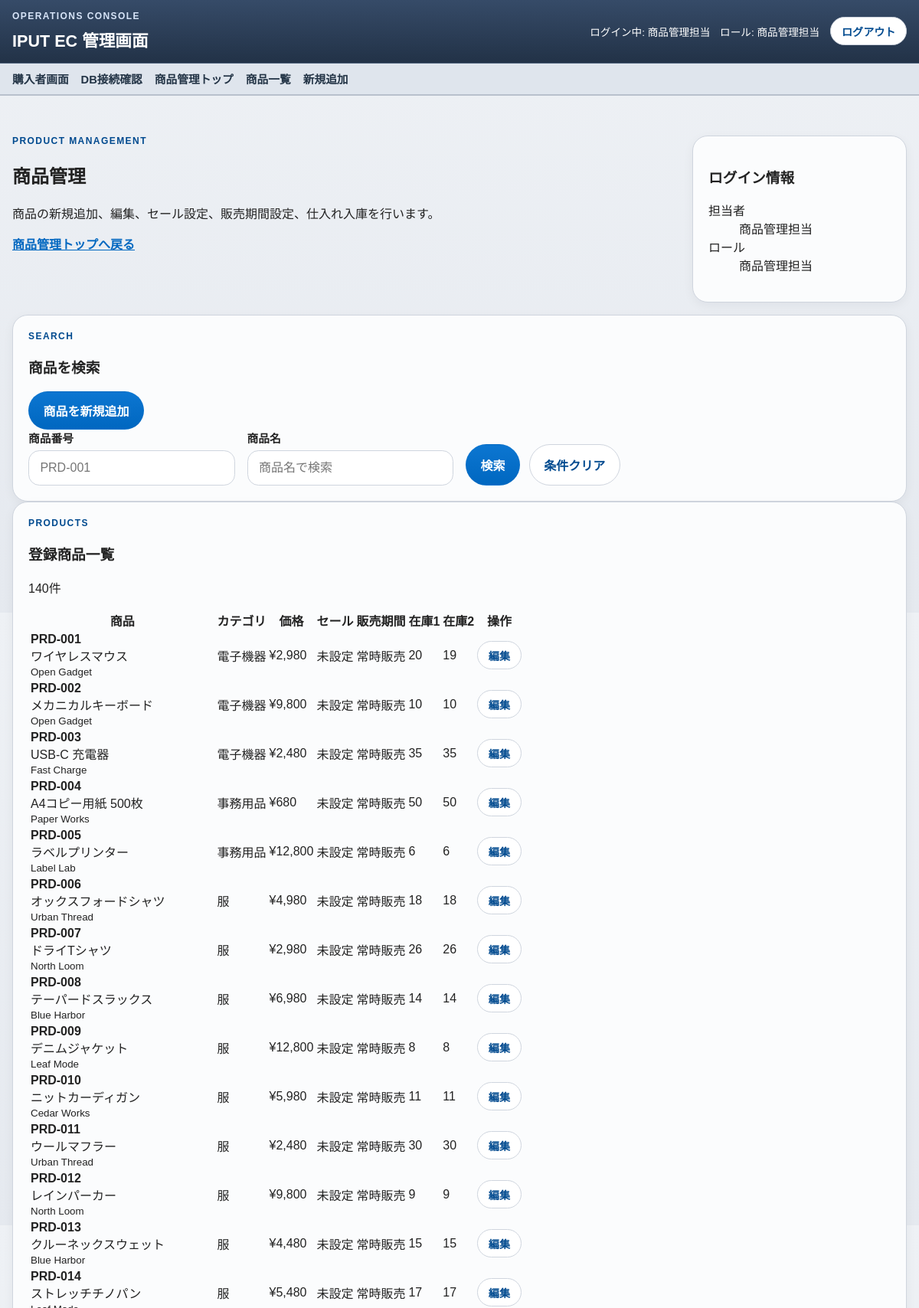
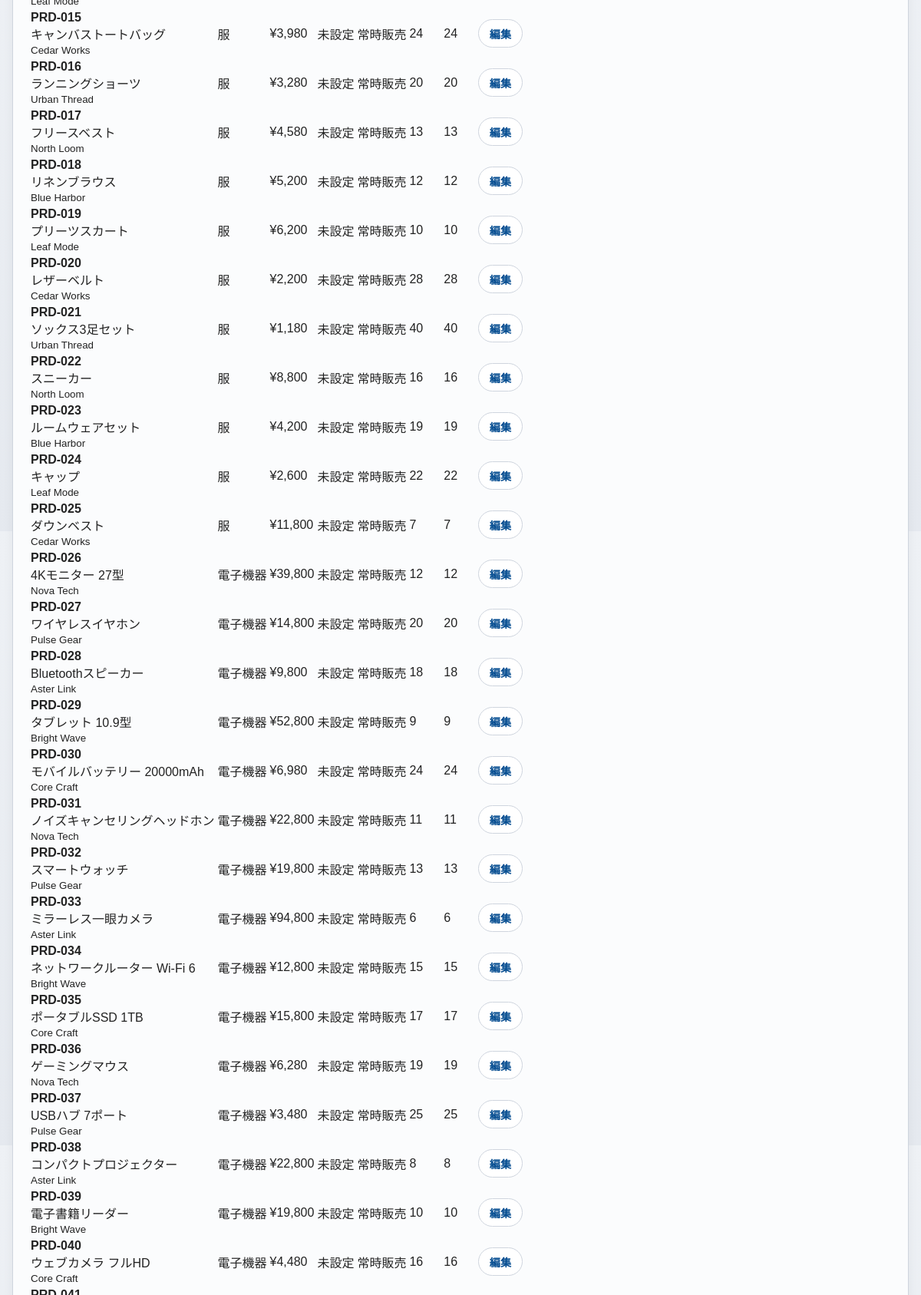
The app's page /staff/product-manager/products (signed in, upper part) with its own data (2 pictures, top to bottom).
### tables this page shows
CREATE TABLE products (
    id INTEGER PRIMARY KEY AUTOINCREMENT,
    product_no TEXT NOT NULL UNIQUE,
    name TEXT NOT NULL,
    description TEXT NOT NULL,
    price INTEGER NOT NULL,
    category TEXT NOT NULL,
    maker TEXT NOT NULL,
    image_path TEXT,
    sale_price INTEGER,
    sale_starts_at TEXT,
    sale_ends_at TEXT,
    available_from TEXT,
    available_until TEXT,
    stock_quantity_1 INTEGER NOT NULL DEFAULT 0,
    stock_quantity_2 INTEGER NOT NULL DEFAULT 0,
    created_at TEXT NOT NULL DEFAULT CURRENT_TIMESTAMP,
    updated_at TEXT NOT NULL DEFAULT CURRENT_TIMESTAMP
);

### app/core/View.php (called while the page is built, shortened)
<?php
class View
{
    public static function render(string $view, array $data = []): void
    {
        $viewFile = base_path('app/Views/' . str_replace('.', '/', $view) . '.php');
        extract($data, EXTR_SKIP);
        require base_path('app/Views/layouts/header.php');
        require $viewFile;
        require base_path('app/Views/layouts/footer.php');
    }
}

### app/core/Controller.php (called while the page is built, shortened)
<?php
abstract class Controller
{
    protected function render(string $view, array $data = [], int $statusCode = 200): void
    {
        View::render($view, $data);
    }
}

### app/Controllers/ProductManagementController.php (called while the page is built, shortened)
<?php
class ProductManagementController extends Controller
{
    private AuthService $auth;
    private ProductManagementService $products;
    public function __construct()
    {
        $this->auth = new AuthService();
        $this->products = new ProductManagementService();
    }
    public function index(): void
    {
        $this->auth->authorizeRole('product_manager');
        $result = $this->products->indexData($_GET['product_no'] ?? null, $_GET['name'] ?? null);
        $this->render('staff/product_manager_products', [
            'pageTitle' => '商品管理',
            'filters' => $result['filters'],
            'products' => $result['products'],
            'user' => $this->auth->user(),
            'roleLabel' => $this->auth->roleLabel('product_manager'),
            'successMessage' => get_flash('success'),
            'errorMessage' => get_flash('error'),
            'csrfToken' => csrf_token(),
        ]);
    }
}

### public/index.php (called while the page is built, shortened)
<?php
require_once dirname(__DIR__) . '/app/bootstrap.php';
$router = new Router();
$router->get('/', [HomeController::class, 'index']);
$router->get('/favorites', [FavoriteController::class, 'index']);
$router->post('/favorites/add', [FavoriteController::class, 'add']);
$router->post('/favorites/remove', [FavoriteController::class, 'remove']);
$router->get('/sitemap', [UtilityController::class, 'sitemap']);
$router->get('/stores', [UtilityController::class, 'stores']);
$router->get('/terms', [UtilityController::class, 'terms']);
$router->get('/privacy', [UtilityController::class, 'privacy']);
$router->get('/commercial-transactions', [UtilityController::class, 'commercialTransactions']);
$router->get('/returns', [UtilityController::class, 'returns']);
$router->get('/shipping-guide', [UtilityController::class, 'shippingGuide']);
$router->get('/after-service', [UtilityController::class, 'afterService']);
$router->get('/products', [ProductController::class, 'index']);
$router->get('/products/{id}', [ProductController::class, 'show']);
$router->get('/cart', [CartController::class, 'index']);
$router->post('/cart/add', [CartController::class, 'add']);
$router->post('/cart/update', [CartController::class, 'update']);
$router->post('/cart/remove', [CartController::class, 'remove']);
$router->get('/checkout', [CheckoutController::class, 'index']);
$router->post('/checkout/confirm', [CheckoutController::class, 'confirm']);
$router->post('/checkout/complete', [CheckoutController::class, 'complete']);
$router->get('/checkout/done', [CheckoutController::class, 'done']);
$router->get('/login', [AuthController::class, 'showLogin']);
$router->post('/login', [AuthController::class, 'login']);
$router->post('/logout', [AuthController::class, 'logout']);
$router->get('/logout', [AuthController::class, 'logout']);
$router->get('/staff/receptionist', [StaffController::class, 'receptionist']);
$router->get('/staff/receptionist/products', [ProductController::class, 'receptionistIndex']);
$router->get('/staff/receptionist/orders', [ReceptionOrderController::class, 'index']);
$router->get('/staff/receptionist/orders/{order_no}', [ReceptionOrderController::class, 'show']);
$router->get('/staff/receptionist/orders/new', [ReceptionOrderController::class, 'create']);
$router->post('/staff/receptionist/orders/confirm', [ReceptionOrderController::class, 'confirm']);
$router->post('/staff/receptionist/orders', [ReceptionOrderController::class, 'store']);
$router->get('/staff/receptionist/orders/complete', [ReceptionOrderController::class, 'complete']);
$router->get('/staff/accountant', [StaffController::class, 'accountant']);
$router->get('/staff/accountant/orders', [AccountingController::class, 'index']);
$router->get('/staff/accountant/orders/{order_no}', [AccountingController::class, 'show']);
$router->post('/staff/accountant/orders/{order_no}/payment', [AccountingController::class, 'updatePayment']);
$router->get('/staff/shipper', [StaffController::class, 'shipper']);
$router->get('/staff/shipper/orders', [ShippingController::class, 'index']);
$router->get('/staff/shipper/orders/{order_no}/document.pdf', [ShippingController::class, 'document']);
$router->get('/staff/shipper/orders/{order_no}', [ShippingController::class, 'show']);
$router->post('/staff/shipper/orders/{order_no}/ship', [ShippingController::class, 'ship']);
$router->get('/staff/product-manager', [StaffController::class, 'productManager']);
$router->get('/staff/product-manager/products', [ProductManagementController::class, 'index']);
$router->get('/staff/product-manager/products/new', [ProductManagementController::class, 'create']);
$router->post('/staff/product-manager/products', [ProductManagementController::class, 'store']);
$router->get('/staff/product-manager/products/{id}/edit', [ProductManagementController::class, 'edit']);
$router->post('/staff/product-manager/products/{id}', [ProductManagementController::class, 'update']);
$router->post('/staff/product-manager/products/{id}/stock', [ProductManagementController::class, 'receiveStock']);
$router->get('/system/db-check', [SystemController::class, 'dbCheck']);
$router->dispatch($_SERVER['REQUEST_METHOD'] ?? 'GET', $_SERVER['REQUEST_URI'] ?? '/');

### app/helpers.php (called while the page is built, shortened)
<?php
function base_path(string $path = ''): string
{
    $basePath = dirname(__DIR__);
    return $basePath . DIRECTORY_SEPARATOR . ltrim($path, DIRECTORY_SEPARATOR);
}
function config(string $key, mixed $default = null): mixed
{
    $segments = explode('.', $key);
    $value = $GLOBALS['config'] ?? [];
    foreach ($segments as $segment) {
        $value = $value[$segment];
    }
    return $value;
}
function e(string $value): string
{
    return htmlspecialchars($value, ENT_QUOTES, 'UTF-8');
}
function app_base_path(): string
{
    $scriptName = (string) ($_SERVER['SCRIPT_NAME'] ?? '');
    $directory = str_replace('\\', '/', dirname($scriptName));
    if ($directory === '/' || $directory === '.' || $directory === '') {
        return '';
    }
    return '/' . trim($directory, '/');
}
function app_path(string $path): string
{
    $path = '/' . ltrim($path, '/');
    $basePath = app_base_path();
    return $basePath === '' ? $path : $basePath . $path;
}

### app/Services/AuthService.php (called while the page is built, shortened)
<?php
class AuthService
{
    public function user(): ?array
    {
        $user = $_SESSION['auth'] ?? null;
        return is_array($user) ? $user : null;
    }
}

### app/db.php (called while the page is built, shortened)
<?php
function db_connection(): PDO
{
    static $connection = null;
    if ($connection instanceof PDO) {
        return $connection;
    }
    $driver = (string) config('database.driver', 'sqlite');
    $options = [
        PDO::ATTR_ERRMODE => PDO::ERRMODE_EXCEPTION,
        PDO::ATTR_DEFAULT_FETCH_MODE => PDO::FETCH_ASSOC,
    ];
    if ($driver === 'sqlite') {
        $sqlitePath = resolve_path((string) config('database.sqlite.path', 'database/local.sqlite'));
        $connection = new PDO('sqlite:' . $sqlitePath, null, null, $options);
        $connection->exec('PRAGMA foreign_keys = ON');
        $connection->exec('PRAGMA busy_timeout = 5000');
        return $connection;
    }
    throw new RuntimeException('Unsupported DB driver: ' . $driver);
}

### app/Repositories/ProductRepository.php (called while the page is built, shortened)
<?php
class ProductRepository
{
    public function searchForReceptionist(?string $productNo = null, ?string $name = null): array
    {
        $sql = sprintf(
            <<<'SQL'
            SELECT
                id,
                product_no,
                name,
                description,
                price,
                category,
                maker,
                %s,
                sale_price,
                sale_starts_at,
                sale_ends_at,
                available_from,
                available_until,
                stock_quantity_1,
                stock_quantity_2
            FROM products
        SQL,
            $this->imagePathSelectExpression()
        );
        $conditions = [];
        $params = [];
        $sql .= ' ORDER BY product_no ASC';
        $statement = db_connection()->prepare($sql);
        $statement->execute($params);
        return $statement->fetchAll() ?: [];
    }
    private function imagePathSelectExpression(): string
    {
        return $this->hasImagePathColumn() ? 'image_path' : "'' AS image_path";
    }
    private function hasImagePathColumn(): bool
    {
        $driver = (string) config('database.driver', 'sqlite');
        $connection = db_connection();
        if ($driver === 'sqlite') {
            $columns = $connection->query('PRAGMA table_info(products)')->fetchAll() ?: [];
            foreach ($columns as $column) {
                if ((string) ($column['name'] ?? '') === 'image_path') {
                    return $this->hasImagePathColumn = true;
                }
            }
            return $this->hasImagePathColumn = false;
        }
        return $this->hasImagePathColumn = false;
    }
}

### app/Services/ProductManagementService.php (called while the page is built, shortened)
<?php
class ProductManagementService
{
    private ProductRepository $products;
    public function __construct()
    {
        $this->products = new ProductRepository();
    }
    public function indexData(?string $productNo, ?string $name): array
    {
        $normalizedProductNo = trim((string) $productNo);
        $normalizedName = trim((string) $name);
        return [
            'filters' => [
                'product_no' => $normalizedProductNo,
                'name' => $normalizedName,
            ],
            'products' => $this->products->searchForReceptionist($normalizedProductNo, $normalizedName),
        ];
    }
}

### app/bootstrap.php (called while the page is built, shortened)
<?php
require_once __DIR__ . '/helpers.php';
function bootstrap_app(bool $startSession = false): void
{
    static $bootstrapped = false;
    if (!$bootstrapped) {
        spl_autoload_register(static function (string $class): void {
            $directories = ['core', 'Controllers', 'Services', 'Repositories'];
            foreach ($directories as $directory) {
                $filePath = base_path('app/' . $directory . '/' . $class . '.php');
                if (is_file($filePath)) {
                    return;
                }
            }
        });
        require_once base_path('app/db.php');
    }
}

### app/Views/staff/product_manager_products.php (the view, shortened to what this page needs)
<?php
$filters = isset($filters) && is_array($filters) ? $filters : ['product_no' => '', 'name' => ''];
$formatManagedDateTime = static function (mixed $value): string {
    $value = trim((string) $value);
    return $value === '' ? '' : str_replace('-', '/', substr($value, 0, 16));
};
?>
<section class="staff-hero">
    <div>
        <p class="eyebrow">Product Management</p>
        <h2>商品管理</h2>
        <p>商品の新規追加、編集、セール設定、販売期間設定、仕入れ入庫を行います。</p>
        <p><a class="text-link" href="<?= e(app_path('/staff/product-manager')) ?>">商品管理トップへ戻る</a></p>
    </div>
    <div class="panel">
        <h3>ログイン情報</h3>
        <dl class="definition-list">
            <div><dt>担当者</dt><dd><?= e((string) ($user['user_name'] ?? '')) ?></dd></div>
            <div><dt>ロール</dt><dd><?= e((string) $roleLabel) ?></dd></div>
        </dl>
    </div>
</section>
<section class="panel">
    <div class="section-heading">
        <div>
            <p class="eyebrow">Search</p>
            <h3>商品を検索</h3>
        </div>
        <a class="button-link button-submit" href="<?= e(app_path('/staff/product-manager/products/new')) ?>">商品を新規追加</a>
    </div>
    <form class="search-form receptionist-search-form" method="get" action="<?= e(app_path('/staff/product-manager/products')) ?>">
        <label class="form-field">
            <span>商品番号</span>
            <input type="text" name="product_no" value="<?= e((string) ($filters['product_no'] ?? '')) ?>" placeholder="PRD-001">
        </label>
        <label class="form-field">
            <span>商品名</span>
            <input type="text" name="name" value="<?= e((string) ($filters['name'] ?? '')) ?>" placeholder="商品名で検索">
        </label>
        <div class="search-actions">
            <button class="button-link button-submit" type="submit">検索</button>
            <a class="button-link button-secondary" href="<?= e(app_path('/staff/product-manager/products')) ?>">条件クリア</a>
        </div>
    </form>
</section>
<section class="panel">
    <div class="section-heading">
        <div>
            <p class="eyebrow">Products</p>
            <h3>登録商品一覧</h3>
        </div>
        <p><?= e((string) count($products)) ?>件</p>
    </div>
    <div class="table-scroll">
        <table>
            <thead>
                <tr>
                    <th>商品</th>
                    <th>カテゴリ</th>
                    <th>価格</th>
                    <th>セール</th>
                    <th>販売期間</th>
                    <th>在庫1</th>
                    <th>在庫2</th>
                    <th>操作</th>
                </tr>
            </thead>
            <tbody>
                <?php foreach ($products as $product): ?>
                    <tr>
                        <td>
                            <strong><?= e((string) $product['product_no']) ?></strong><br>
                            <?= e((string) $product['name']) ?><br>
                            <small><?= e((string) $product['maker']) ?></small>
                        </td>
                        <td><?= e((string) $product['category']) ?></td>
                        <td>¥<?= number_format((int) $product['price']) ?></td>
                        <td>
                            <?php if (!empty($product['sale_price'])): ?>
                                ¥<?= number_format((int) $product['sale_price']) ?><br>
                                <small><?= e($formatManagedDateTime($product['sale_starts_at'] ?? '')) ?> - <?= e($formatManagedDateTime($product['sale_ends_at'] ?? '')) ?></small>
                            <?php else: ?>
                                未設定
                            <?php endif; ?>
                        </td>
                        <td>
                            <?php if (!empty($product['available_from']) || !empty($product['available_until'])): ?>
                                <small><?= e($formatManagedDateTime($product['available_from'] ?? '')) ?> - <?= e($formatManagedDateTime($product['available_until'] ?? '')) ?></small>
                            <?php else: ?>
                                常時販売
                            <?php endif; ?>
                        </td>
                        <td><?= e((string) $product['stock_quantity_1']) ?></td>
                        <td><?= e((string) $product['stock_quantity_2']) ?></td>
                        <td><a class="button-link button-secondary button-small" href="<?= e(app_path('/staff/product-manager/products/' . (string) $product['id'] . '/edit')) ?>">編集</a></td>
                    </tr>
                <?php endforeach; ?>
            </tbody>
        </table>
    </div>
</section>

### records on screen
products: product_no "PRD-001", name "ワイヤレスマウス", maker "Open Gadget", category "電子機器", price "2,980", shows "未設定", shows "常時販売", stock_quantity_1 "20", stock_quantity_2 "19"
products: product_no "PRD-002", name "メカニカルキーボード", maker "Open Gadget", category "電子機器", price "9,800", shows "未設定", shows "常時販売", stock_quantity_1 "10", stock_quantity_2 "10"
products: product_no "PRD-003", name "USB-C 充電器", maker "Fast Charge", category "電子機器", price "2,480", shows "未設定", shows "常時販売", stock_quantity_1 "35", stock_quantity_2 "35"
products: product_no "PRD-004", name "A4コピー用紙 500枚", maker "Paper Works", category "事務用品", price "680", shows "未設定", shows "常時販売", stock_quantity_1 "50", stock_quantity_2 "50"
products: product_no "PRD-005", name "ラベルプリンター", maker "Label Lab", category "事務用品", price "12,800", shows "未設定", shows "常時販売", stock_quantity_1 "6", stock_quantity_2 "6"
products: product_no "PRD-006", name "オックスフォードシャツ", maker "Urban Thread", category "服", price "4,980", shows "未設定", shows "常時販売", stock_quantity_1 "18", stock_quantity_2 "18"
products: product_no "PRD-007", name "ドライTシャツ", maker "North Loom", category "服", price "2,980", shows "未設定", shows "常時販売", stock_quantity_1 "26", stock_quantity_2 "26"
products: product_no "PRD-008", name "テーパードスラックス", maker "Blue Harbor", category "服", price "6,980", shows "未設定", shows "常時販売", stock_quantity_1 "14", stock_quantity_2 "14"
products: product_no "PRD-009", name "デニムジャケット", maker "Leaf Mode", category "服", price "12,800", shows "未設定", shows "常時販売", stock_quantity_1 "8", stock_quantity_2 "8"
products: product_no "PRD-010", name "ニットカーディガン", maker "Cedar Works", category "服", price "5,980", shows "未設定", shows "常時販売", stock_quantity_1 "11", stock_quantity_2 "11"
products: product_no "PRD-011", name "ウールマフラー", maker "Urban Thread", category "服", price "2,480", shows "未設定", shows "常時販売", stock_quantity_1 "30", stock_quantity_2 "30"
products: product_no "PRD-012", name "レインパーカー", maker "North Loom", category "服", price "9,800", shows "未設定", shows "常時販売", stock_quantity_1 "9", stock_quantity_2 "9"
products: product_no "PRD-013", name "クルーネックスウェット", maker "Blue Harbor", category "服", price "4,480", shows "未設定", shows "常時販売", stock_quantity_1 "15", stock_quantity_2 "15"
products: product_no "PRD-014", name "ストレッチチノパン", maker "Leaf Mode", category "服", price "5,480", shows "未設定", shows "常時販売", stock_quantity_1 "17", stock_quantity_2 "17"
products: product_no "PRD-015", name "キャンバストートバッグ", maker "Cedar Works", category "服", price "3,980", shows "未設定", shows "常時販売", stock_quantity_1 "24", stock_quantity_2 "24"
products: product_no "PRD-016", name "ランニングショーツ", maker "Urban Thread", category "服", price "3,280", shows "未設定", shows "常時販売", stock_quantity_1 "20", stock_quantity_2 "20"
products: product_no "PRD-017", name "フリースベスト", maker "North Loom", category "服", price "4,580", shows "未設定", shows "常時販売", stock_quantity_1 "13", stock_quantity_2 "13"
products: product_no "PRD-018", name "リネンブラウス", maker "Blue Harbor", category "服", price "5,200", shows "未設定", shows "常時販売", stock_quantity_1 "12", stock_quantity_2 "12"
products: product_no "PRD-019", name "プリーツスカート", maker "Leaf Mode", category "服", price "6,200", shows "未設定", shows "常時販売", stock_quantity_1 "10", stock_quantity_2 "10"
products: product_no "PRD-020", name "レザーベルト", maker "Cedar Works", category "服", price "2,200", shows "未設定", shows "常時販売", stock_quantity_1 "28", stock_quantity_2 "28"
products: product_no "PRD-021", name "ソックス3足セット", maker "Urban Thread", category "服", price "1,180", shows "未設定", shows "常時販売", stock_quantity_1 "40", stock_quantity_2 "40"
products: product_no "PRD-022", name "スニーカー", maker "North Loom", category "服", price "8,800", shows "未設定", shows "常時販売", stock_quantity_1 "16", stock_quantity_2 "16"
products: product_no "PRD-023", name "ルームウェアセット", maker "Blue Harbor", category "服", price "4,200", shows "未設定", shows "常時販売", stock_quantity_1 "19", stock_quantity_2 "19"
products: product_no "PRD-024", name "キャップ", maker "Leaf Mode", category "服", price "2,600", shows "未設定", shows "常時販売", stock_quantity_1 "22", stock_quantity_2 "22"
products: product_no "PRD-025", name "ダウンベスト", maker "Cedar Works", category "服", price "11,800", shows "未設定", shows "常時販売", stock_quantity_1 "7", stock_quantity_2 "7"
products: product_no "PRD-026", name "4Kモニター 27型", maker "Nova Tech", category "電子機器", price "39,800", shows "未設定", shows "常時販売", stock_quantity_1 "12", stock_quantity_2 "12"
products: product_no "PRD-027", name "ワイヤレスイヤホン", maker "Pulse Gear", category "電子機器", price "14,800", shows "未設定", shows "常時販売", stock_quantity_1 "20", stock_quantity_2 "20"
products: product_no "PRD-028", name "Bluetoothスピーカー", maker "Aster Link", category "電子機器", price "9,800", shows "未設定", shows "常時販売", stock_quantity_1 "18", stock_quantity_2 "18"
products: product_no "PRD-029", name "タブレット 10.9型", maker "Bright Wave", category "電子機器", price "52,800", shows "未設定", shows "常時販売", stock_quantity_1 "9", stock_quantity_2 "9"
products: product_no "PRD-030", name "モバイルバッテリー 20000mAh", maker "Core Craft", category "電子機器", price "6,980", shows "未設定", shows "常時販売", stock_quantity_1 "24", stock_quantity_2 "24"
products: product_no "PRD-031", name "ノイズキャンセリングヘッドホン", maker "Nova Tech", category "電子機器", price "22,800", shows "未設定", shows "常時販売", stock_quantity_1 "11", stock_quantity_2 "11"
products: product_no "PRD-032", name "スマートウォッチ", maker "Pulse Gear", category "電子機器", price "19,800", shows "未設定", shows "常時販売", stock_quantity_1 "13", stock_quantity_2 "13"
products: product_no "PRD-033", name "ミラーレス一眼カメラ", maker "Aster Link", category "電子機器", price "94,800", shows "未設定", shows "常時販売", stock_quantity_1 "6", stock_quantity_2 "6"
products: product_no "PRD-034", name "ネットワークルーター Wi-Fi 6", maker "Bright Wave", category "電子機器", price "12,800", shows "未設定", shows "常時販売", stock_quantity_1 "15", stock_quantity_2 "15"
products: product_no "PRD-035", name "ポータブルSSD 1TB", maker "Core Craft", category "電子機器", price "15,800", shows "未設定", shows "常時販売", stock_quantity_1 "17", stock_quantity_2 "17"
products: product_no "PRD-036", name "ゲーミングマウス", maker "Nova Tech", category "電子機器", price "6,280", shows "未設定", shows "常時販売", stock_quantity_1 "19", stock_quantity_2 "19"
products: product_no "PRD-037", name "USBハブ 7ポート", maker "Pulse Gear", category "電子機器", price "3,480", shows "未設定", shows "常時販売", stock_quantity_1 "25", stock_quantity_2 "25"
products: product_no "PRD-038", name "コンパクトプロジェクター", maker "Aster Link", category "電子機器", price "22,800", shows "未設定", shows "常時販売", stock_quantity_1 "8", stock_quantity_2 "8"
products: product_no "PRD-039", name "電子書籍リーダー", maker "Bright Wave", category "電子機器", price "19,800", shows "未設定", shows "常時販売", stock_quantity_1 "10", stock_quantity_2 "10"
products: product_no "PRD-040", name "ウェブカメラ フルHD", maker "Core Craft", category "電子機器", price "4,480", shows "未設定", shows "常時販売", stock_quantity_1 "16", stock_quantity_2 "16"

### other values on screen
$adminApplicationName "IPUT EC 管理画面"
$authUser['user_name'] "商品管理担当"
$authService->roleLabel($currentRole) "商品管理担当"
$menuItem['label'] "商品管理トップ"
$menuItem['label'] "商品一覧"
$menuItem['label'] "新規追加"
$user['user_name'] "商品管理担当"
$roleLabel "商品管理担当"
count($products) "140"
